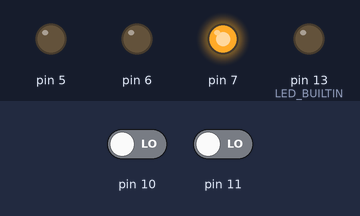
Recording of a sketch running on a simulated Arduino Uno, built with avr-gcc and run on an emulated ATmega328P. Shown: output pins drawn as LEDs (lit = HIGH). The inputs (shaded band) are chosen by the test bench; at power-on: pin 10 LOW, pin 11 LOW.

Above: at 1.2 s.
1.3 s: pin 10 driven HIGH
At 7.3 s:
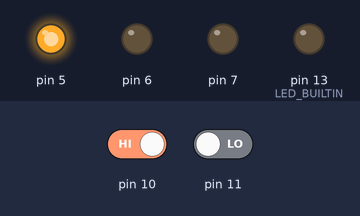
13.5 s: pin 10 driven LOW
At 19.6 s:
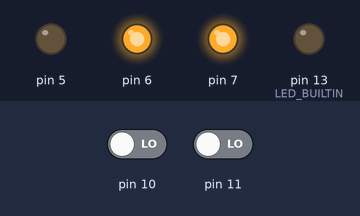
26.5 s: pin 11 driven HIGH
At 38.9 s:
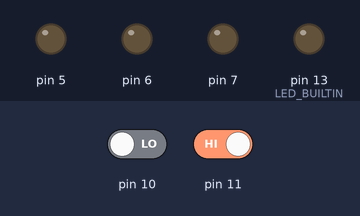
Timing chart, 0 to 40.4 s (numbered marks = the images above; inputs shaded):
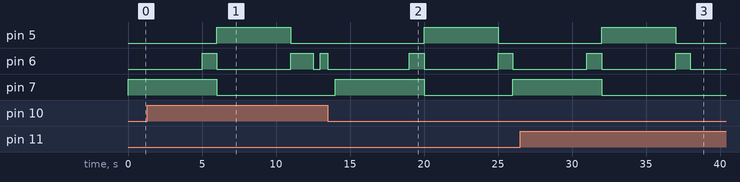

The sketch:

semaforo1_ULTIMO.ino
```cpp
// C++ code
// 2674489, Microcontroladores, Samuel Vargas y Jean Paul Rodriguez
#include <LiquidCrystal.h>
void setup()
{
  pinMode(LED_BUILTIN, OUTPUT);
  pinMode(7,OUTPUT);
  pinMode(6,OUTPUT);
  pinMode(5,OUTPUT);
  pinMode(11,INPUT);
  pinMode(3,INPUT);
}

void loop()
{
  bool A;
  bool B;
  int C;
  B=digitalRead (10);
  A=digitalRead (11);
  if(A==1 && B==1) goto secuencia1;
  if(A==0 && B==1) goto secuencia1;
    if (A==1)
    {
  digitalWrite(7,LOW);
      delay(500);
  digitalWrite(6,LOW);
      delay(500);
  digitalWrite(5,LOW);
      delay(500);
    } else {
  digitalWrite(7,HIGH);
      delay(5000);
  digitalWrite(6,HIGH);
  delay(1000);
  digitalWrite(6,LOW);
  digitalWrite(7,LOW);
  digitalWrite(5,HIGH);
  delay(5000);
  digitalWrite(5,LOW);
  digitalWrite(6,HIGH);
  delay(1000);
  digitalWrite(6,LOW);
    }
      if (B==1){
        secuencia1:
      digitalWrite(7,LOW);
      digitalWrite(5,LOW);
      digitalWrite(6, HIGH);
        delay(500);
      digitalWrite(6, LOW);
        delay(500);
   }
  }
```

Measured:
- after the input at 1.3 s, pin 7: goes on until 6.0 s, then stays LOW
- after the input at 13.5 s, pin 5: LOW → HIGH after 6.5 s, → LOW 5.0 s later; pin 6: alternates HIGH for 1.0 s and LOW for 5.0 s, starting after 5.5 s; pin 7: LOW → HIGH after 0.50 s, → LOW 6.0 s later, → HIGH 6.0 s later
- after the input at 26.5 s, pin 7: goes on until 32.0 s, then stays LOW
